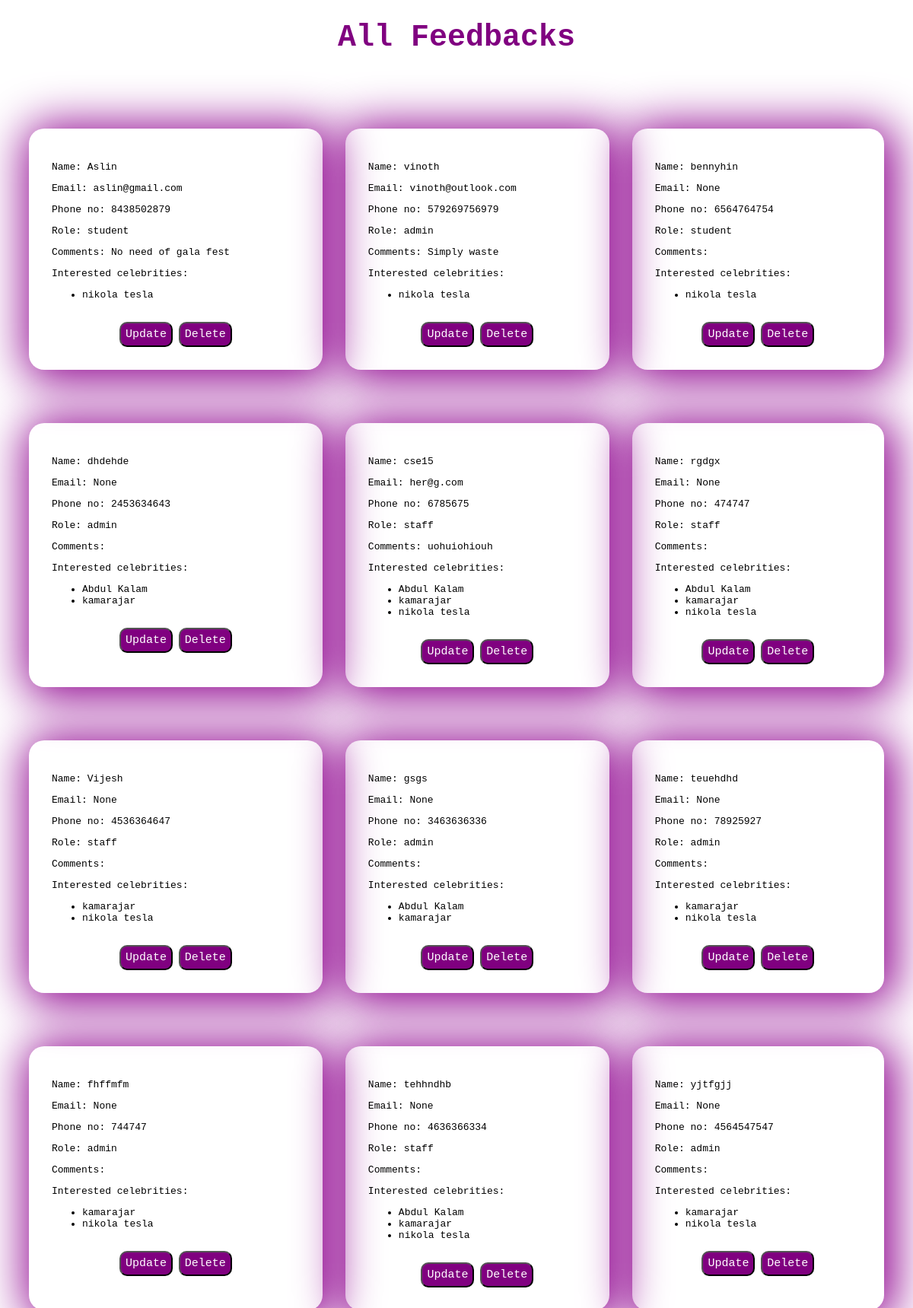
/read/, run on an earlier commit of the app's database.
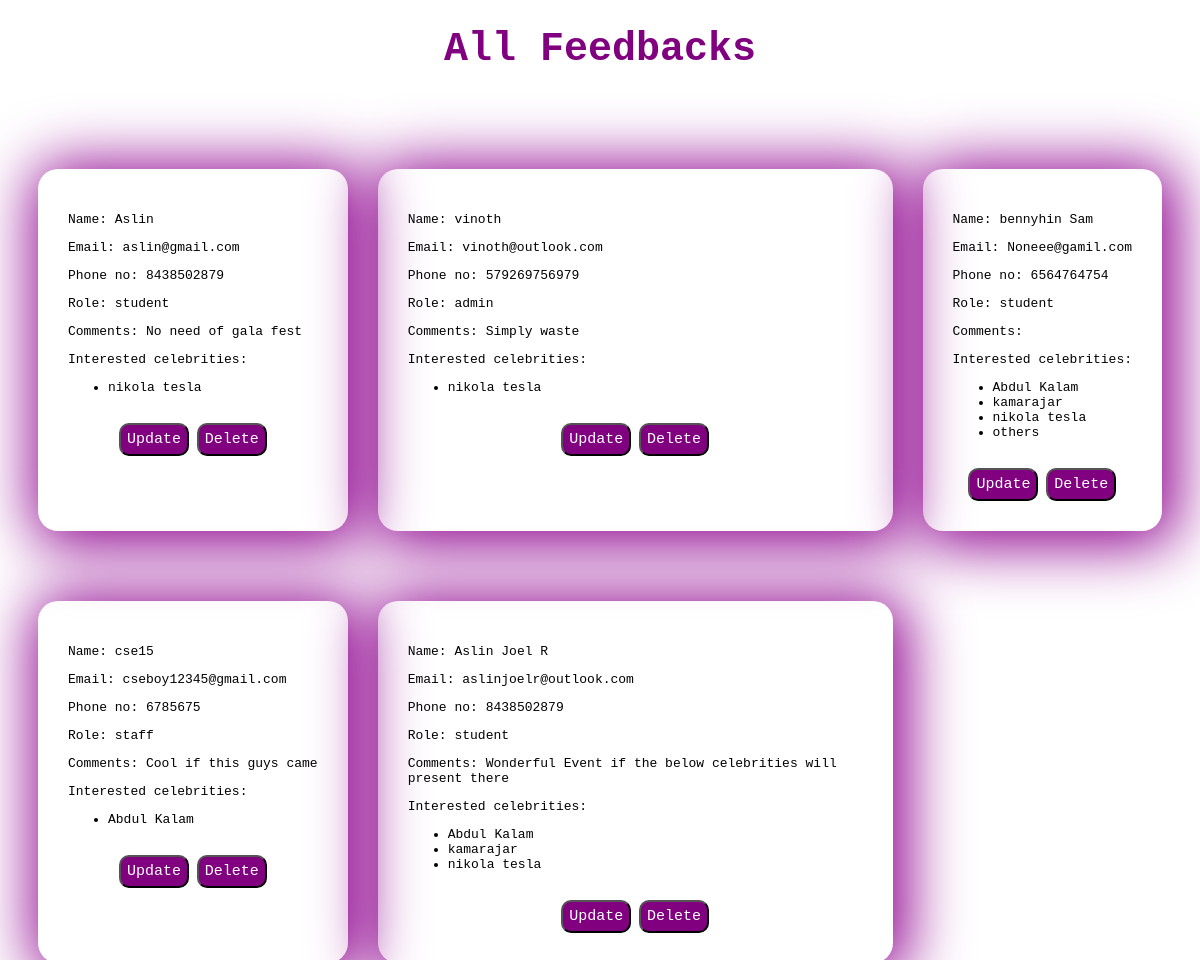
And on a later commit of the database.
### crud_app/models.py (models this page shows)
class Register(models.Model):
    username = models.TextField(max_length=100)
    email = models.EmailField(null=True, blank=True)  # Allow null values
    phone = models.PositiveIntegerField()
    role = models.TextField()
    comments = models.TextField(null=True, blank=True, max_length=1000)  # Allow null values
    celebrities = models.TextField()

### crud_app/views.py (the view)
# urls.py: path('read/', views.read, name='read'),
def read(request):
    registrations=Register.objects.all()
    return render(request,'read.html',{'registrations': registrations})

### crud_app/templatetags/custom_tags.py (called while the page is built)
@register.filter(name='split')
def split(value, delimiter=','):
    value = value.strip('[]').replace("'", "")
    return value.split(delimiter)

### crud_app/templates/read.html (shortened to what this page needs)
{% load custom_tags %}
{% load static %}
<!DOCTYPE html>
<html>
<head>
</head>
<body>
    <h1>All Feedbacks</h1>
    <section>
        {% for registration in registrations %}
    <div id="div">
        <div id="container">
        <p>Name: {{ registration.username }}</p>
        <p>Email: {{ registration.email }}</p>
        <p>Phone no: {{ registration.phone }}</p>
        <p>Role: {{ registration.role }}</p>
        <p>Comments: {{ registration.comments }}</p>
        <p>Interested celebrities:</p>
        <ul>
            {% for celebrity in registration.celebrities|split %}
                <li>{{ celebrity }}</li>
            {% endfor %}
        </ul>
        </div>
        <br>
        <button ><a href="{% url 'update_record' registration.id %}">Update</a></button>
        <button onclick="deleteRecord('{{ registration.id }}')">Delete</button>
    </div>
    {% endfor %}
    </section>
</body>
</html>

### crud_app/templates/read.html (style rules this page uses)
h1 { text-align: center; color: purple; font-size: 40px; }
section { display:grid; grid-template-columns: auto auto auto; padding: 30px; gap: 30px; }
#div { margin-top: 40px; padding: 30px; box-shadow: 5px 5px 60px 10px rgb(144, 5, 144); border-radius: 20px; text-align: center; }
#container { text-align:left; }
a { text-decoration: none; color: white; }
button { padding: 6px; border-radius: 10px; background-color: purple; color: white; font-size: 15px; cursor: pointer; width: 70px; }
* { font-family: monospace; }

What changed in the data, as far as the page shows it:
removed Register: username "dhdehde", email "None", phone "2453634643", role "admin", celebrities "Abdul Kalam" "kamarajar"
removed Register: username "rgdgx", email "None", phone "474747", role "staff", celebrities "Abdul Kalam" "kamarajar" "nikola tesla"
removed Register: username "Vijesh", email "None", phone "4536364647", role "staff", celebrities "kamarajar" "nikola tesla"
removed Register: username "gsgs", email "None", phone "3463636336", role "admin", celebrities "Abdul Kalam" "kamarajar"
removed Register: username "teuehdhd", email "None", phone "78925927", role "admin", celebrities "kamarajar" "nikola tesla"
removed Register: username "fhffmfm", email "None", phone "744747", role "admin", celebrities "kamarajar" "nikola tesla"
removed Register: username "tehhndhb", email "None", phone "4636366334", role "staff", celebrities "Abdul Kalam" "kamarajar" "nikola tesla"
removed Register: username "yjtfgjj", email "None", phone "4564547547", role "admin", celebrities "kamarajar" "nikola tesla"
changed Register: username "bennyhin" → "bennyhin Sam"; email "None" → "Noneee@gamil.com"
changed Register "cse15": email "her@g.com" → "cseboy12345@gmail.com"; comments "uohuiohiouh" → "Cool if this guys came"
added Register: username "Aslin Joel R", email "aslinjoelr@outlook.com", phone "8438502879", role "student", comments "Wonderful Event if the below celebrities will present there", celebrities "Abdul Kalam" "kamarajar" "nikola tesla"
Also different on the page:
new list line: "Abdul Kalam"
new list line: "kamarajar"
new list line: "others"
list line gone: "kamarajar"
list line gone: "nikola tesla"
